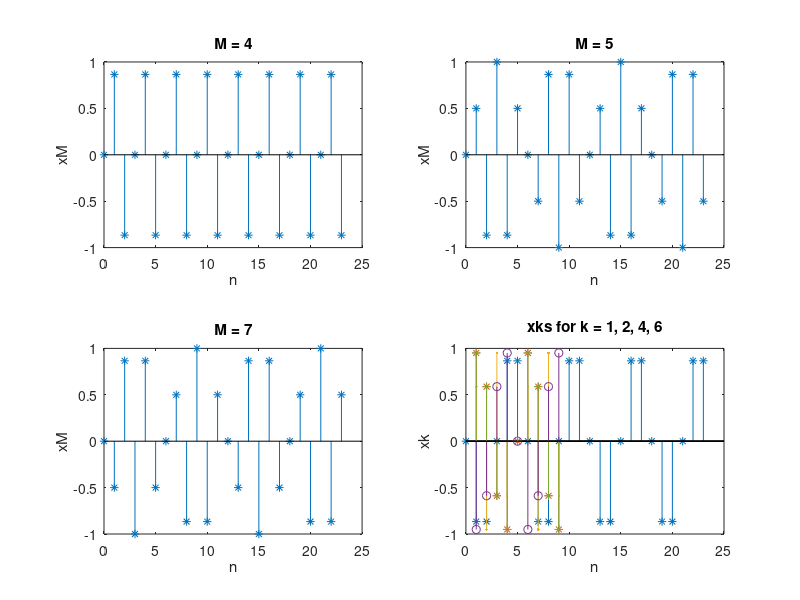

Recreate this plot in MATLAB. (Note: this script raises an error after producing the figure.)
%% Q1.a) 

N = 12;
M = [4, 5, 7, 10];

n = 0:2*N-1;

xM = zeros(length(M), length(n));

% hold on;
for m = 1:length(M)
    xM(m,:) = sin(2*pi*M(m)*n/N);
    % stem(n,xM(m,:), '*');
    subplot(length(M)/2, length(M)/2, m);
    stem(n,xM(m,:),'*');
    title(sprintf('M = %d',M(m)));
    xlabel('n');
    ylabel('xM');
end


%% Q1.b)

k = [1, 2, 4, 6];
n = 1:9;

wk = 2*pi*k/5;

xk = zeros(length(k), length(n));

c = ['*','.','-','+']; 
hold on;
for m = 1:length(k)
    xk(m,:) = sin(wk(m)*n);
    stem(n,xk(m,:), c(m));
end
title('xks for k = 1, 2, 4, 6');
xlabel('n');
ylabel('xk');
legend(k);


%% Q1.c)

N1 = 12; 
n1 = 0:2*N1; 
y1 = cos(2*pi*n1/6) + 2*cos(3*pi*n1/6); 
subplot(1,3,1);
stem(n1,y1,'*');
title('y1');
xlabel('n');
ylabel('y1');


n2 = 0:24; 
y2 = 2*cos(2*n2/6) + cos(3*n2/6); 
subplot(1,3,2);
stem(n2,y2,'*');
title('y2');
xlabel('n');
ylabel('y2');


N3 = 24;
n3 = 0:2*N3; 
y3 = cos(2*pi*n3/6) + 3*sin(5*pi*n3/12); 
subplot(1,3,3);
stem(n3,y3,'*');
title('y3');
xlabel('n');
ylabel('y3');


%% Q2

n = 0:30; 

x1 = zeros(1, length(n));
x1(1) = 1;% 1st index corresponds to n=0
x2 = ones(1,length(n));  % 1st index corresponds to n=0

y1 = diffeqn(1, x1, 0);  % 1st index corresponds to n=0
y2 = diffeqn(1, x2, 0);  % 1st index corresponds to n=0

subplot(1,2,1);
stem(n,y1,'*');
title('y1');
xlabel('n');
ylabel('y1');

subplot(1,2,2);
stem(n,y2,'*');
title('y2');
xlabel('n');
ylabel('y2');


